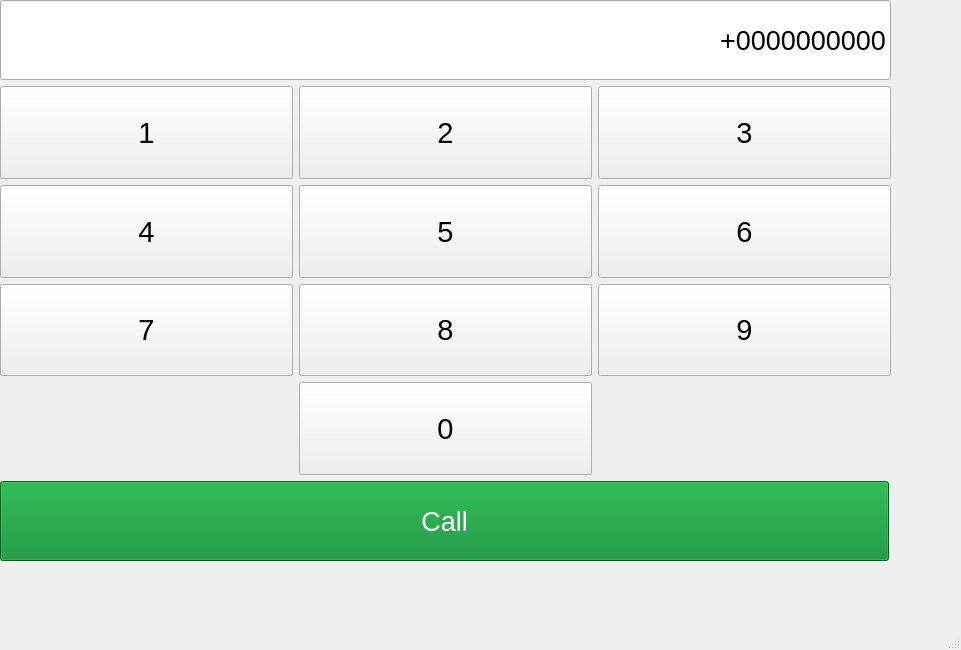
<?xml version="1.0" encoding="UTF-8"?>
<ui version="4.0">
 <class>MainWindow</class>
 <widget class="QMainWindow" name="MainWindow">
  <property name="geometry">
   <rect>
    <x>0</x>
    <y>0</y>
    <width>961</width>
    <height>650</height>
   </rect>
  </property>
  <property name="windowTitle">
   <string>MainWindow</string>
  </property>
  <widget class="QWidget" name="centralwidget">
   <widget class="QWidget" name="verticalLayoutWidget">
    <property name="geometry">
     <rect>
      <x>0</x>
      <y>0</y>
      <width>891</width>
      <height>561</height>
     </rect>
    </property>
    <layout class="QVBoxLayout" name="verticalLayout">
     <item>
      <widget class="QLineEdit" name="lineEdit">
       <property name="sizePolicy">
        <sizepolicy hsizetype="Expanding" vsizetype="Fixed">
         <horstretch>0</horstretch>
         <verstretch>80</verstretch>
        </sizepolicy>
       </property>
       <property name="minimumSize">
        <size>
         <width>0</width>
         <height>80</height>
        </size>
       </property>
       <property name="font">
        <font>
         <pointsize>20</pointsize>
        </font>
       </property>
       <property name="toolTip">
        <string>&lt;html&gt;&lt;head/&gt;&lt;body&gt;&lt;p align=&quot;right&quot;&gt;&lt;span style=&quot; font-size:16pt;&quot;&gt;&lt;br/&gt;&lt;/span&gt;&lt;/p&gt;&lt;/body&gt;&lt;/html&gt;</string>
       </property>
       <property name="layoutDirection">
        <enum>Qt::LeftToRight</enum>
       </property>
       <property name="text">
        <string>+0000000000</string>
       </property>
       <property name="cursorPosition">
        <number>11</number>
       </property>
       <property name="alignment">
        <set>Qt::AlignRight|Qt::AlignTrailing|Qt::AlignVCenter</set>
       </property>
       <property name="placeholderText">
        <string>+0000000000</string>
       </property>
      </widget>
     </item>
     <item>
      <layout class="QGridLayout" name="gridLayout">
       <item row="0" column="0">
        <widget class="QPushButton" name="pushButton">
         <property name="sizePolicy">
          <sizepolicy hsizetype="Minimum" vsizetype="Expanding">
           <horstretch>0</horstretch>
           <verstretch>0</verstretch>
          </sizepolicy>
         </property>
         <property name="font">
          <font>
           <pointsize>22</pointsize>
          </font>
         </property>
         <property name="text">
          <string>1</string>
         </property>
        </widget>
       </item>
       <item row="2" column="2">
        <widget class="QPushButton" name="pushButton_6">
         <property name="sizePolicy">
          <sizepolicy hsizetype="Minimum" vsizetype="Expanding">
           <horstretch>0</horstretch>
           <verstretch>0</verstretch>
          </sizepolicy>
         </property>
         <property name="font">
          <font>
           <pointsize>22</pointsize>
          </font>
         </property>
         <property name="text">
          <string>6</string>
         </property>
        </widget>
       </item>
       <item row="2" column="1">
        <widget class="QPushButton" name="pushButton_5">
         <property name="sizePolicy">
          <sizepolicy hsizetype="Minimum" vsizetype="Expanding">
           <horstretch>0</horstretch>
           <verstretch>0</verstretch>
          </sizepolicy>
         </property>
         <property name="font">
          <font>
           <pointsize>22</pointsize>
          </font>
         </property>
         <property name="text">
          <string>5</string>
         </property>
        </widget>
       </item>
       <item row="7" column="2">
        <widget class="QPushButton" name="pushButton_9">
         <property name="sizePolicy">
          <sizepolicy hsizetype="Minimum" vsizetype="Expanding">
           <horstretch>0</horstretch>
           <verstretch>0</verstretch>
          </sizepolicy>
         </property>
         <property name="font">
          <font>
           <pointsize>22</pointsize>
          </font>
         </property>
         <property name="text">
          <string>9</string>
         </property>
        </widget>
       </item>
       <item row="0" column="2">
        <widget class="QPushButton" name="pushButton_3">
         <property name="sizePolicy">
          <sizepolicy hsizetype="Minimum" vsizetype="Expanding">
           <horstretch>0</horstretch>
           <verstretch>0</verstretch>
          </sizepolicy>
         </property>
         <property name="font">
          <font>
           <pointsize>22</pointsize>
          </font>
         </property>
         <property name="text">
          <string>3</string>
         </property>
        </widget>
       </item>
       <item row="7" column="1">
        <widget class="QPushButton" name="pushButton_8">
         <property name="sizePolicy">
          <sizepolicy hsizetype="Minimum" vsizetype="Expanding">
           <horstretch>0</horstretch>
           <verstretch>0</verstretch>
          </sizepolicy>
         </property>
         <property name="font">
          <font>
           <pointsize>22</pointsize>
          </font>
         </property>
         <property name="text">
          <string>8</string>
         </property>
        </widget>
       </item>
       <item row="2" column="0">
        <widget class="QPushButton" name="pushButton_4">
         <property name="sizePolicy">
          <sizepolicy hsizetype="Minimum" vsizetype="Expanding">
           <horstretch>0</horstretch>
           <verstretch>0</verstretch>
          </sizepolicy>
         </property>
         <property name="font">
          <font>
           <pointsize>22</pointsize>
          </font>
         </property>
         <property name="text">
          <string>4</string>
         </property>
        </widget>
       </item>
       <item row="8" column="1">
        <widget class="QPushButton" name="pushButton_10">
         <property name="sizePolicy">
          <sizepolicy hsizetype="Minimum" vsizetype="Expanding">
           <horstretch>0</horstretch>
           <verstretch>0</verstretch>
          </sizepolicy>
         </property>
         <property name="font">
          <font>
           <pointsize>22</pointsize>
          </font>
         </property>
         <property name="text">
          <string>0</string>
         </property>
        </widget>
       </item>
       <item row="7" column="0">
        <widget class="QPushButton" name="pushButton_7">
         <property name="sizePolicy">
          <sizepolicy hsizetype="Minimum" vsizetype="Expanding">
           <horstretch>0</horstretch>
           <verstretch>0</verstretch>
          </sizepolicy>
         </property>
         <property name="font">
          <font>
           <pointsize>22</pointsize>
          </font>
         </property>
         <property name="text">
          <string>7</string>
         </property>
        </widget>
       </item>
       <item row="0" column="1">
        <widget class="QPushButton" name="pushButton_2">
         <property name="sizePolicy">
          <sizepolicy hsizetype="Minimum" vsizetype="Expanding">
           <horstretch>0</horstretch>
           <verstretch>0</verstretch>
          </sizepolicy>
         </property>
         <property name="font">
          <font>
           <pointsize>22</pointsize>
          </font>
         </property>
         <property name="text">
          <string>2</string>
         </property>
        </widget>
       </item>
      </layout>
     </item>
     <item>
      <widget class="QPushButton" name="pushButton_11">
       <property name="minimumSize">
        <size>
         <width>0</width>
         <height>80</height>
        </size>
       </property>
       <property name="maximumSize">
        <size>
         <width>889</width>
         <height>80</height>
        </size>
       </property>
       <property name="font">
        <font>
         <pointsize>20</pointsize>
        </font>
       </property>
       <property name="styleSheet">
        <string notr="true">background-color:rgb(2, 136, 40);
color: rgb(255, 255, 255)</string>
       </property>
       <property name="text">
        <string>Call</string>
       </property>
      </widget>
     </item>
    </layout>
   </widget>
  </widget>
  <widget class="QMenuBar" name="menubar">
   <property name="geometry">
    <rect>
     <x>0</x>
     <y>0</y>
     <width>961</width>
     <height>24</height>
    </rect>
   </property>
  </widget>
  <widget class="QStatusBar" name="statusbar"/>
 </widget>
 <resources/>
 <connections/>
</ui>
